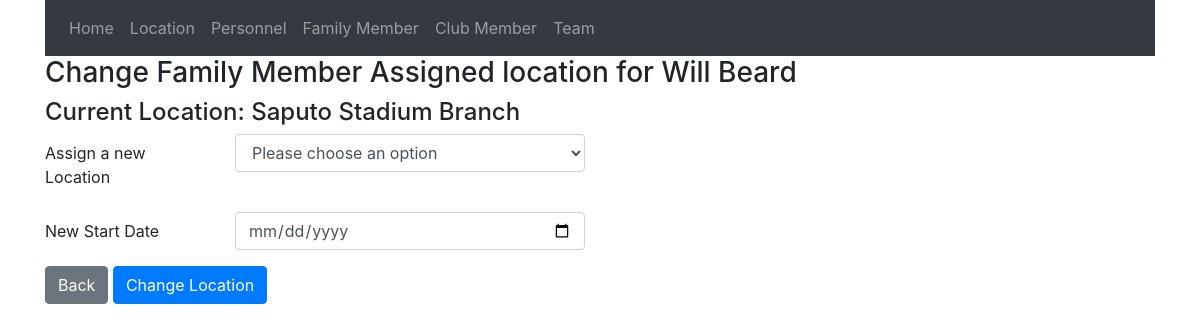
The page /FamilyMember/change_location/2 on the database its author committed.
### tables this page shows
CREATE TABLE FamilyMember(
    family_member_id INT AUTO_INCREMENT PRIMARY KEY,
    first_name VARCHAR(50) NOT NULL,
    last_name VARCHAR(50) NOT NULL,
    ssn CHAR(9) NOT NULL UNIQUE,
    medicare_number VARCHAR(30) UNIQUE,
    date_of_birth DATE NOT NULL,
    address VARCHAR(200),
    city VARCHAR(100),
    province VARCHAR(50),
    postal_code VARCHAR(12),
    phone_number VARCHAR(20),
    email VARCHAR(100)
);

CREATE TABLE Location (
    location_id INT AUTO_INCREMENT PRIMARY KEY,
    location_name VARCHAR(100) NOT NULL,
    location_type ENUM('Head','Branch') NOT NULL,
    address VARCHAR(200),
    city VARCHAR(100),
    province VARCHAR(50),
    postal_code VARCHAR(12),
    web_address VARCHAR(255),
    max_capacity INT

);

### app/core/app.php (called while the page is built, shortened)
<?php
    class App{
        protected $currentMethod = 'index';
        public function __construct()
        {
            $url = $this->parseURL();
            $url = $url ?? [];
            if(isset($url[0]) && file_exists(__DIR__ . '/../controllers/' . $url[0] . '.php')){
                unset($url[0]);
            }
            $this->currentController = new $this->currentController;
            if(isset($url[1])){
                if(method_exists($this->currentController, $url[1])){
                    $this->currentMethod = $url[1];
                    unset($url[1]);
                }
            }
            $this->params = $url ? array_values($url) : [];
            call_user_func_array([$this->currentController, $this->currentMethod], $this->params);
        }
        public function parseURL(){
            if(isset($_GET['url'])){
                $url = rtrim($_GET['url'], '/');
                $url = filter_var($url, FILTER_SANITIZE_URL);
                $url = explode('/',$url);
                return $url;
            }
            return [];
        }
    }

### public/index.php (called while the page is built, shortened)
<?php
    $init = new App;
?>

### app/core/Model.php (called while the page is built, shortened)
<?php
class Model
{
    private $host = DB_HOST;
    private $user = DB_USER;
    private $pass = DB_PASS;
    private $dbname = DB_NAME;
    private $dbh;
    private $stmt;
    public function __construct()
    {
        $dsn = 'mysql:host=' . $this->host . ';dbname=' . $this->dbname;
        $options = array(
            PDO::ATTR_PERSISTENT => true,
            PDO::ATTR_ERRMODE => PDO::ERRMODE_EXCEPTION
        );
        try {
            $this->dbh = new PDO($dsn, $this->user, $this->pass, $options);
        } catch (PDOException $e) {
            $this->error = $e->getMessage();
            echo $this->error;
        }
    }
    public function query($sql)
    {
        $this->stmt = $this->dbh->prepare($sql);
    }
    public function bind($param, $value, $type = null)
    {
        if (is_null($type)) {
            switch (true) {
                default:
                    $type = PDO::PARAM_STR;
            }
        }
        $this->stmt->bindValue($param, $value, $type);
    }
    public function execute()
    {
        return $this->stmt->execute();
    }
    public function getSingle(){
        $this->execute();
        return $this->stmt->fetch(PDO::FETCH_OBJ);
    }
}

### app/models/familymember_model.php (called while the page is built, shortened)
<?php
class familymember_model extends Model{
    public function get_familymember($family_member_id){
        $this->query("SELECT * FROM FamilyMember WHERE family_member_id = :family_member_id");
        $this->bind(":family_member_id",$family_member_id);
        return $this->getSingle();
    }
    public function get_current_familymember_location($family_member_id){
        $this->query("SELECT location.location_id, location.location_name FROM AssignedTo
                        JOIN location ON AssignedTo.location_id = location.location_id
                        WHERE AssignedTo.family_member_id = :family_member_id AND AssignedTo.end_date IS NULL");
        $this->bind(":family_member_id",$family_member_id);
        return $this->getSingle();
    }
}
?>

### app/views/FamilyMember/change_location.php (the view, shortened to what this page needs)
<?php require APPROOT . '/views/includes/header.php';  ?>
<form method="post" action="<?= URLROOT; ?>/FamilyMember/change_location/<?= $data['familymember']->family_member_id ?>">
    <h3>Change Family Member Assigned location for <?= $data['familymember']->first_name ?> <?= $data['familymember']->last_name ?></h3>
    <h4>Current Location: <?= $data['current_location']->location_name ?></h4>
    <div class="form-group row">
    <label for="location_input" class="col-sm-2 col-form-label">Assign a new Location</label>
        <div class="col-sm-4">
            <select id="location_input" class="form-control" name="location_id" required>
                <option value="" disabled selected hidden>Please choose an option</option>
            </select>
        </div>
    </div>
    <div class="form-group row">
        <label for="start_date_input" class="col-sm-2 col-form-label">New Start Date</label>
            <div class="col-sm-4">
                <input type="date" class="form-control" id="start_date_input" name="start_date" required>
            </div>
    </div>
    <button type="button" class="btn btn-secondary" onclick="window.location.href='<?= URLROOT; ?>/Personnel/edit_familymember/<?= $data['familymember']->family_member_id ?>'">Back</button>
    <button type="submit" class="btn btn-primary" name="submit">Change Location</button>
</form>
<?php require APPROOT . '/views/includes/footer.php'; ?>

### rows shown on the page
familymember: first_name "Will", last_name "Beard"
location: location_name "Saputo Stadium Branch"
